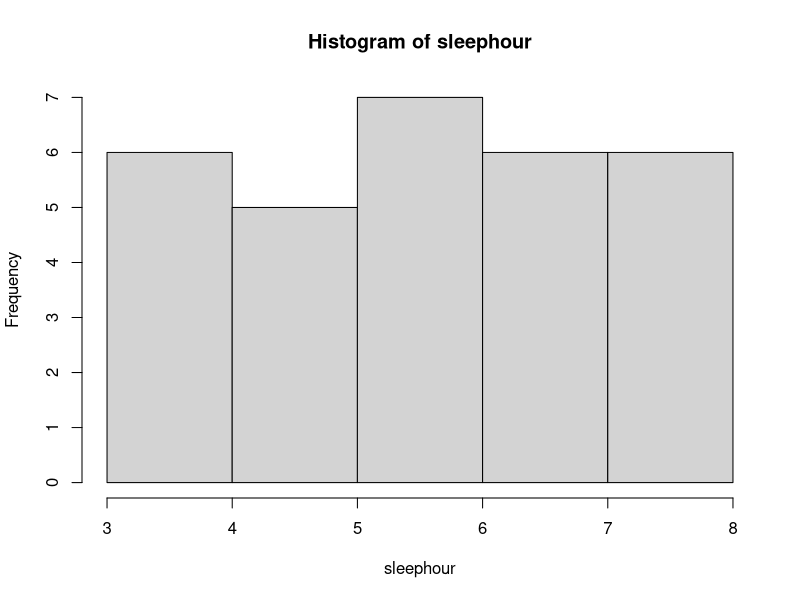
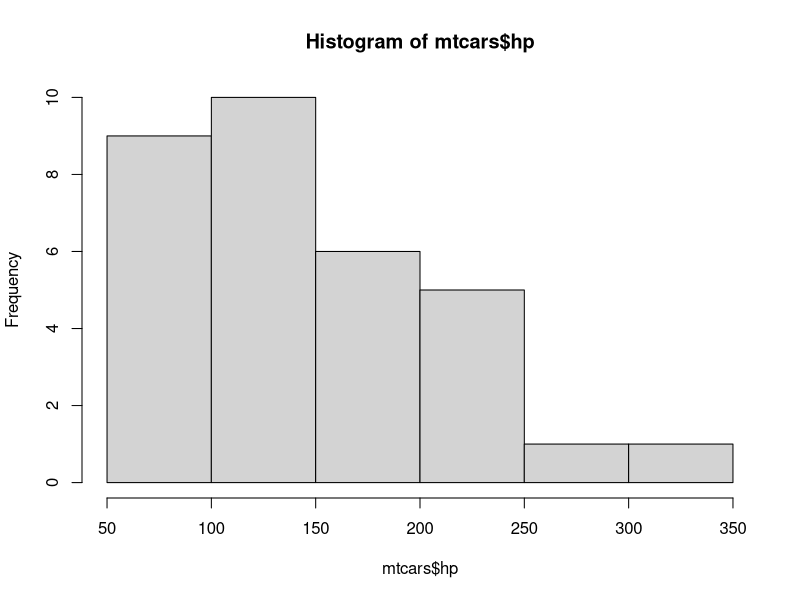
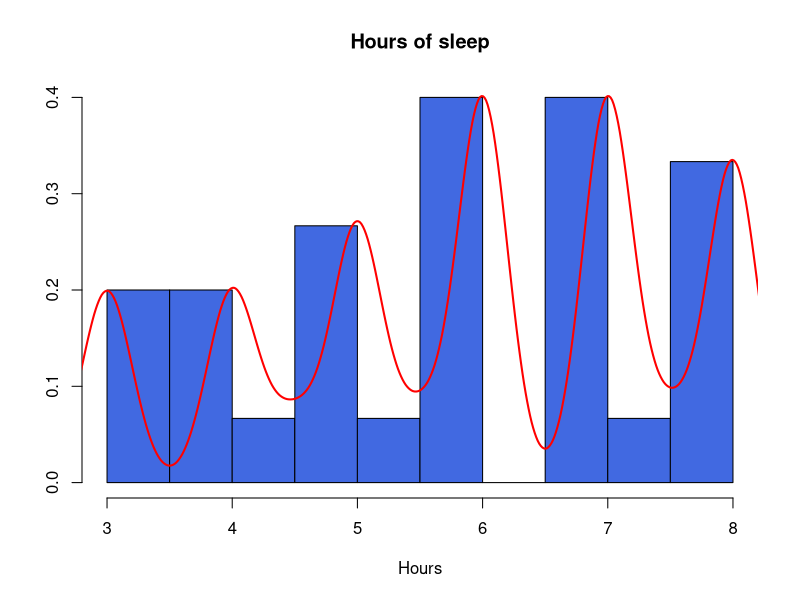

The R source for these figures, in order:
#-------------------------------------------#
# Density estimation demo
#-------------------------------------------#
sleephour=c(4, 4.5,  5, 5, 8, 5, 7,
            6, 6, 7.5, 8, 6, 4, 
            7, 7, 4, 6, 7, 7, 3, 8, 
            8, 3, 6, 5, 5.5, 3, 6, 8, 7)

hist(sleephour)

hist(mtcars$hp)



hist(sleephour,
     xlab='Hours',
     main='Hours of sleep',
     probability=T, 
     col='royalblue',
     ylab=NA,
     nclass =10)



#larger bandwidth (bw) = smoother fitting
#choice of bandwidth also depends of the scale of data
dest = density(sleephour,kernel="gaussian",bw=0.2)
lines(dest,col="red",lwd=2)
